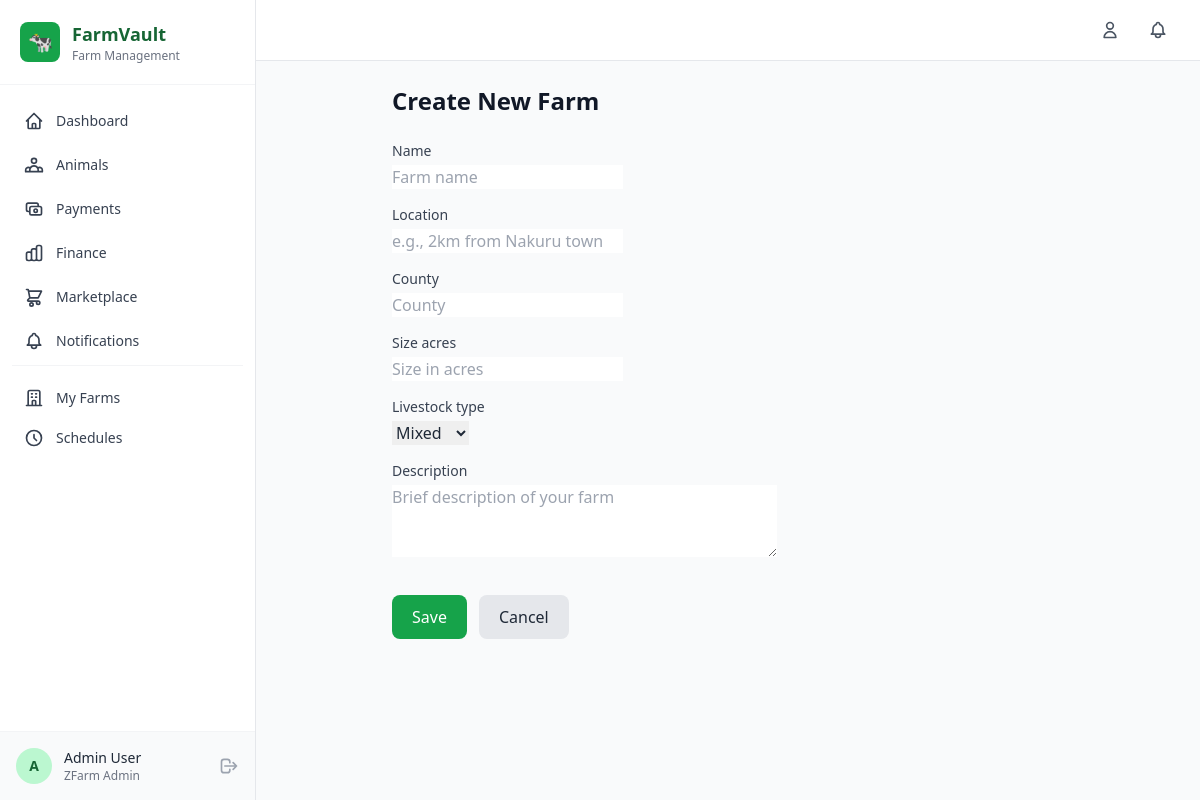
The page /accounts/farms/create/ (signed in) on the database its author committed.
### accounts/models.py (models this page shows, shortened)
class Farmer(AbstractUser):
    id = models.UUIDField(primary_key=True, default=uuid.uuid4, editable=False)
    phone_number = models.CharField(max_length=20, unique=True, blank=True, null=True)
    mpesa_number = models.CharField(max_length=20, blank=True, null=True, help_text="M-Pesa linked phone number")
    id_number = models.CharField(max_length=20, blank=True, null=True)
    location = models.CharField(max_length=200, blank=True)
    county = models.CharField(max_length=100, blank=True)
    farm_type = models.CharField(max_length=100, blank=True, help_text="e.g., Dairy, Poultry, Mixed")
    farm_name = models.CharField(max_length=200, blank=True)
    avatar = models.ImageField(upload_to='avatars/', blank=True, null=True)
    is_verified = models.BooleanField(default=False)
    is_vet = models.BooleanField(default=False, help_text="Is this user a veterinarian?")
    created_at = models.DateTimeField(auto_now_add=True)
    updated_at = models.DateTimeField(auto_now=True)
    REQUIRED_FIELDS = ['email']
    class Meta:
        verbose_name = 'Farmer'
        verbose_name_plural = 'Farmers'
        ordering = ['-created_at']

class Farm(models.Model):
    LIVESTOCK_TYPES = [
        ('cattle', 'Cattle'),
        ('goats', 'Goats'),
        ('sheep', 'Sheep'),
        ('poultry', 'Poultry'),
        ('pigs', 'Pigs'),
        ('rabbits', 'Rabbits'),
        ('mixed', 'Mixed'),
    ]
    id = models.UUIDField(primary_key=True, default=uuid.uuid4, editable=False)
    owner = models.ForeignKey(Farmer, on_delete=models.CASCADE, related_name='farms')
    name = models.CharField(max_length=200)
    location = models.CharField(max_length=200)
    county = models.CharField(max_length=100, blank=True)
    size_acres = models.DecimalField(max_digits=10, decimal_places=2, blank=True, null=True)
    livestock_type = models.CharField(max_length=20, choices=LIVESTOCK_TYPES, default='mixed')
    description = models.TextField(blank=True)
    is_active = models.BooleanField(default=True)
    created_at = models.DateTimeField(auto_now_add=True)
    updated_at = models.DateTimeField(auto_now=True)
    class Meta:
        verbose_name = 'Farm'
        verbose_name_plural = 'Farms'
        ordering = ['-created_at']

### accounts/views.py (the view)
# urls.py: path('farms/create/', views.farm_create, name='farm_create'),
@login_required
def farm_create(request):
    if request.method == 'POST':
        form = FarmForm(request.POST)
        if form.is_valid():
            farm = form.save(commit=False)
            farm.owner = request.user
            farm.save()
            messages.success(request, f'Farm "{farm.name}" created successfully!')
            return redirect('accounts:farm_detail', pk=farm.pk)
    else:
        form = FarmForm()
    return render(request, 'accounts/farm_form.html', {'form': form, 'title': 'Create New Farm'})

### accounts/forms.py
class FarmForm(forms.ModelForm):
    class Meta:
        model = Farm
        fields = ['name', 'location', 'county', 'size_acres', 'livestock_type', 'description']
        widgets = {
            'name': forms.TextInput(attrs={'class': 'form-input', 'placeholder': 'Farm name'}),
            'location': forms.TextInput(attrs={'class': 'form-input', 'placeholder': 'e.g., 2km from Nakuru town'}),
            'county': forms.TextInput(attrs={'class': 'form-input', 'placeholder': 'County'}),
            'size_acres': forms.NumberInput(attrs={'class': 'form-input', 'placeholder': 'Size in acres'}),
            'livestock_type': forms.Select(attrs={'class': 'form-input'}),
            'description': forms.Textarea(attrs={'class': 'form-input', 'rows': 3, 'placeholder': 'Brief description of your farm'}),
        }

### templates/accounts/farm_form.html (shortened to what this page needs)
{% extends 'base.html' %}
{% block content %}
<div class="max-w-2xl mx-auto">
    <div class="mb-6"><h1 class="text-2xl font-bold text-gray-900">{{ title }}</h1></div>
    <div class="card">
        <form method="post" class="space-y-4">
            {% for field in form %}
            <div>
                <label class="block text-sm font-medium text-gray-700 mb-1">{{ field.label }}</label>
                {{ field }}
            </div>
            {% endfor %}
            <div class="flex gap-3 pt-4">
                <button type="submit" class="bg-primary-600 hover:bg-primary-700 text-white font-medium py-2.5 px-5 rounded-lg inline-flex items-center gap-2">Save</button>
                <a href="{% url 'accounts:farm_list' %}" class="bg-gray-200 hover:bg-gray-300 text-gray-800 font-medium py-2.5 px-5 rounded-lg inline-flex items-center gap-2">Cancel</a>
            </div>
        </form>
    </div>
</div>
{% endblock %}

### templates/base.html (shortened to what this page needs)
{% load static %}
<!DOCTYPE html>
<html lang="en" class="h-full">
<head>
    <script src="https://cdn.tailwindcss.com"></script>
</head>
<body class="h-full bg-gray-50 text-gray-800">
    {% if user.is_authenticated %}
    <aside id="sidebar" class="fixed left-0 top-0 h-full w-64 bg-white border-r border-gray-200 z-50 transform -translate-x-full lg:translate-x-0 transition-transform duration-300">
        <div class="flex items-center gap-3 p-5 border-b border-gray-100">
            <div class="w-10 h-10 bg-primary-600 rounded-lg flex items-center justify-center">
                <span class="text-white text-xl">🐄</span>
            </div>
            <div>
                <h1 class="text-lg font-bold text-primary-800">FarmVault</h1>
                <p class="text-xs text-gray-500">Farm Management</p>
            </div>
        </div>
        <nav class="mt-4 px-3 space-y-1">
            <a href="{% url 'analytics:dashboard' %}" class="nav-link flex items-center gap-3 px-3 py-2.5 rounded-lg text-sm font-medium text-gray-700 hover:bg-primary-50 hover:text-primary-700 transition-colors ">
                <svg class="w-5 h-5" fill="none" stroke="currentColor" viewBox="0 0 24 24"><path stroke-linecap="round" stroke-linejoin="round" stroke-width="2" d="M3 12l2-2m0 0l7-7 7 7M5 10v10a1 1 0 001 1h3m10-11l2 2m-2-2v10a1 1 0 01-1 1h-3m-6 0a1 1 0 001-1v-4a1 1 0 011-1h2a1 1 0 011 1v4a1 1 0 001 1m-6 0h6"/></svg>
                Dashboard
            </a>
            <a href="{% url 'animals:animal_list' %}" class="nav-link flex items-center gap-3 px-3 py-2.5 rounded-lg text-sm font-medium text-gray-700 hover:bg-primary-50 hover:text-primary-700 transition-colors">
                Animals
            </a>
            <a href="{% url 'payments:transaction_list' %}" class="nav-link flex items-center gap-3 px-3 py-2.5 rounded-lg text-sm font-medium text-gray-700 hover:bg-primary-50 hover:text-primary-700 transition-colors">
                <svg class="w-5 h-5" fill="none" stroke="currentColor" viewBox="0 0 24 24"><path stroke-linecap="round" stroke-linejoin="round" stroke-width="2" d="M17 9V7a2 2 0 00-2-2H5a2 2 0 00-2 2v6a2 2 0 002 2h2m2 4h10a2 2 0 002-2v-6a2 2 0 00-2-2H9a2 2 0 00-2 2v6a2 2 0 002 2zm7-5a2 2 0 11-4 0 2 2 0 014 0z"/></svg>
                Payments
            </a>
            <a href="{% url 'payments:finance_summary' %}" class="nav-link flex items-center gap-3 px-3 py-2.5 rounded-lg text-sm font-medium text-gray-700 hover:bg-primary-50 hover:text-primary-700 transition-colors">
                Finance
            </a>
            <a href="{% url 'marketplace:listing_list' %}" class="nav-link flex items-center gap-3 px-3 py-2.5 rounded-lg text-sm font-medium text-gray-700 hover:bg-primary-50 hover:text-primary-700 transition-colors">
                <svg class="w-5 h-5" fill="none" stroke="currentColor" viewBox="0 0 24 24"><path stroke-linecap="round" stroke-linejoin="round" stroke-width="2" d="M3 3h2l.4 2M7 13h10l4-8H5.4M7 13L5.4 5M7 13l-2.293 2.293c-.63.63-.184 1.707.707 1.707H17m0 0a2 2 0 100 4 2 2 0 000-4zm-8 2a2 2 0 100 4 2 2 0 000-4z"/></svg>
                Marketplace
            </a>
            <a href="{% url 'notifications:notification_list' %}" class="nav-link flex items-center gap-3 px-3 py-2.5 rounded-lg text-sm font-medium text-gray-700 hover:bg-primary-50 hover:text-primary-700 transition-colors">
                Notifications
            </a>
            <div class="border-t border-gray-100 my-3 pt-3">
                <a href="{% url 'accounts:farm_list' %}" class="nav-link flex items-center gap-3 px-3 py-2.5 rounded-lg text-sm font-medium text-gray-700 hover:bg-primary-50 hover:text-primary-700 transition-colors">
                    <svg class="w-5 h-5" fill="none" stroke="currentColor" viewBox="0 0 24 24"><path stroke-linecap="round" stroke-linejoin="round" stroke-width="2" d="M19 21V5a2 2 0 00-2-2H7a2 2 0 00-2 2v16m14 0h2m-2 0h-5m-9 0H3m2 0h5M9 7h1m-1 4h1m4-4h1m-1 4h1m-5 10v-5a1 1 0 011-1h2a1 1 0 011 1v5m-4 0h4"/></svg>
                    My Farms
                </a>
                <a href="{% url 'notifications:schedule_list' %}" class="nav-link flex items-center gap-3 px-3 py-2.5 rounded-lg text-sm font-medium text-gray-700 hover:bg-primary-50 hover:text-primary-700 transition-colors">
                    <svg class="w-5 h-5" fill="none" stroke="currentColor" viewBox="0 0 24 24"><path stroke-linecap="round" stroke-linejoin="round" stroke-width="2" d="M12 8v4l3 3m6-3a9 9 0 11-18 0 9 9 0 0118 0z"/></svg>
                    Schedules
                </a>
            </div>
        </nav>
        <div class="absolute bottom-0 left-0 right-0 p-4 border-t border-gray-100 bg-gray-50">
            <div class="flex items-center gap-3">
                <div class="w-9 h-9 bg-primary-200 rounded-full flex items-center justify-center">
                    <span class="text-primary-800 font-semibold text-sm">{{ user.first_name.0|default:user.username.0|upper }}</span>
                </div>
                <div class="flex-1 min-w-0">
                    <p class="text-sm font-medium text-gray-800 truncate">{{ user.get_full_name|default:user.username }}</p>
                    <p class="text-xs text-gray-500 truncate">{{ user.farm_name|default:"Farmer" }}</p>
                </div>
                <a href="{% url 'accounts:logout' %}" class="text-gray-400 hover:text-red-500 transition-colors" title="Logout">
                    <svg class="w-5 h-5" fill="none" stroke="currentColor" viewBox="0 0 24 24"><path stroke-linecap="round" stroke-linejoin="round" stroke-width="2" d="M17 16l4-4m0 0l-4-4m4 4H7m6 4v1a3 3 0 01-3 3H6a3 3 0 01-3-3V7a3 3 0 013-3h4a3 3 0 013 3v1"/></svg>
                </a>
            </div>
        </div>
    </aside>
    <div class="lg:ml-64 min-h-screen">
        <header class="bg-white border-b border-gray-200 sticky top-0 z-30">
            <div class="flex items-center justify-between px-4 py-3 sm:px-6">
                <div class="flex items-center gap-3">
                    <a href="{% url 'accounts:profile' %}" class="text-gray-600 hover:text-primary-600 transition-colors p-2 rounded-lg hover:bg-gray-100" title="Profile">
                        <svg class="w-5 h-5" fill="none" stroke="currentColor" viewBox="0 0 24 24"><path stroke-linecap="round" stroke-linejoin="round" stroke-width="2" d="M16 7a4 4 0 11-8 0 4 4 0 018 0zM12 14a7 7 0 00-7 7h14a7 7 0 00-7-7z"/></svg>
                    </a>
                    <a href="{% url 'notifications:notification_list' %}" class="text-gray-600 hover:text-primary-600 transition-colors p-2 rounded-lg hover:bg-gray-100 relative" title="Notifications">
                    </a>
                </div>
            </div>
        </header>
        <main class="p-4 sm:p-6">
            {% block content %}{% endblock %}
        </main>
    </div>
    {% endif %}
</body>
</html>

### templates/base.html (style rules this page uses)
.form-input { @apply w-full px-4 py-2.5 border border-gray-300 rounded-lg focus:ring-2 focus:ring-primary-500 focus:border-primary-500 transition-colors duration-200 outline-none; }
.card { @apply bg-white rounded-xl shadow-sm border border-gray-100 p-6; }

### rows shown on the page
Farmer: first_name.0 "A", get_full_name "Admin User", farm_name "ZFarm Admin"

### other values the page prints
{{ title }} "Create New Farm"
{{ field.label }} "Name" "Location" "County" "Size acres" "Livestock type" "Description"
